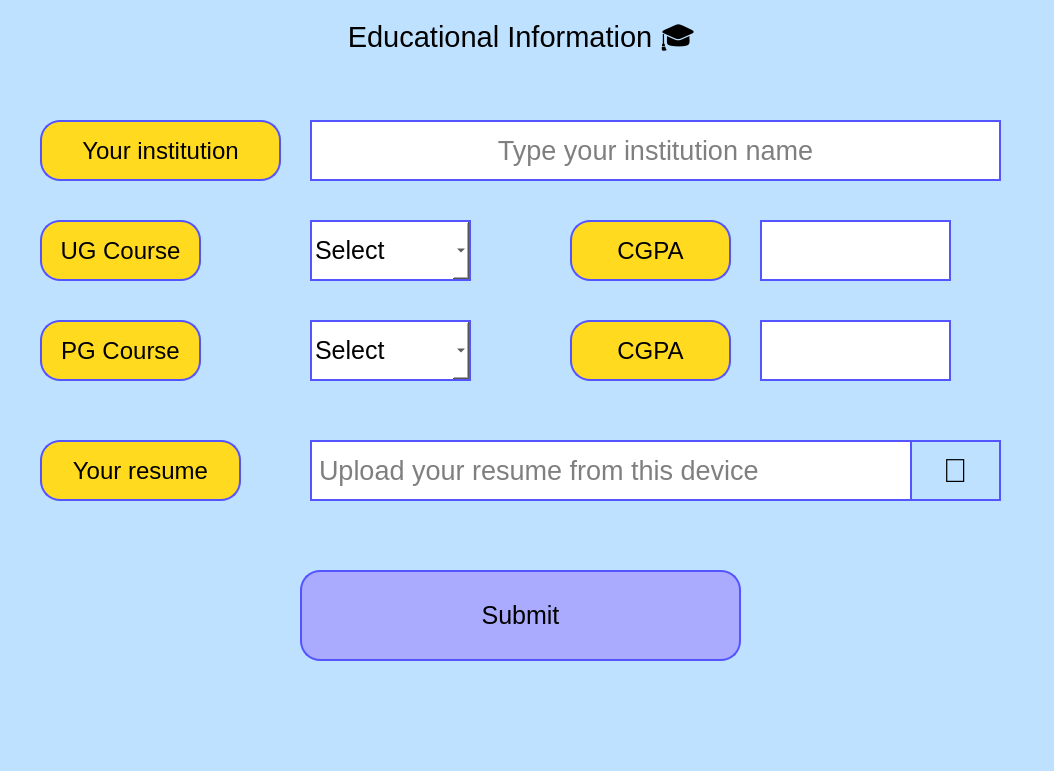
<?xml version="1.0" encoding="UTF-8"?>
<ui version="4.0">
 <class>MainWindow</class>
 <widget class="QMainWindow" name="MainWindow">
  <property name="geometry">
   <rect>
    <x>0</x>
    <y>0</y>
    <width>1054</width>
    <height>771</height>
   </rect>
  </property>
  <property name="font">
   <font>
    <weight>75</weight>
    <bold>true</bold>
    <kerning>true</kerning>
   </font>
  </property>
  <property name="windowTitle">
   <string>MainWindow</string>
  </property>
  <property name="styleSheet">
   <string notr="true">background-color: rgb(190, 225, 255)</string>
  </property>
  <widget class="QWidget" name="centralwidget">
   <widget class="QLabel" name="label_educational_information">
    <property name="geometry">
     <rect>
      <x>10</x>
      <y>10</y>
      <width>1031</width>
      <height>61</height>
     </rect>
    </property>
    <property name="font">
     <font>
      <pointsize>22</pointsize>
     </font>
    </property>
    <property name="text">
     <string>Educational Information 🎓 </string>
    </property>
    <property name="alignment">
     <set>Qt::AlignCenter</set>
    </property>
   </widget>
   <widget class="QLabel" name="label_institution">
    <property name="geometry">
     <rect>
      <x>40</x>
      <y>120</y>
      <width>241</width>
      <height>61</height>
     </rect>
    </property>
    <property name="font">
     <font>
      <pointsize>18</pointsize>
     </font>
    </property>
    <property name="styleSheet">
     <string notr="true">background-color:rgb(255, 218, 30);
border-radius:20px;
border:2px solid rgba(0,0,0,0);
border-color:rgb(85, 85, 255)</string>
    </property>
    <property name="text">
     <string>Your institution</string>
    </property>
    <property name="alignment">
     <set>Qt::AlignCenter</set>
    </property>
   </widget>
   <widget class="QLabel" name="label_UGCourse">
    <property name="geometry">
     <rect>
      <x>40</x>
      <y>220</y>
      <width>161</width>
      <height>61</height>
     </rect>
    </property>
    <property name="font">
     <font>
      <pointsize>18</pointsize>
     </font>
    </property>
    <property name="styleSheet">
     <string notr="true">background-color:rgb(255, 218, 30);
border-radius:20px;
border:2px solid rgba(0,0,0,0);
border-color:rgb(85, 85, 255)</string>
    </property>
    <property name="text">
     <string>UG Course</string>
    </property>
    <property name="alignment">
     <set>Qt::AlignCenter</set>
    </property>
   </widget>
   <widget class="QLabel" name="label_resume">
    <property name="geometry">
     <rect>
      <x>40</x>
      <y>440</y>
      <width>201</width>
      <height>61</height>
     </rect>
    </property>
    <property name="font">
     <font>
      <pointsize>18</pointsize>
     </font>
    </property>
    <property name="styleSheet">
     <string notr="true">background-color:rgb(255, 218, 30);
border-radius:20px;
border:2px solid rgba(0,0,0,0);
border-color:rgb(85, 85, 255)</string>
    </property>
    <property name="text">
     <string>Your resume</string>
    </property>
    <property name="alignment">
     <set>Qt::AlignCenter</set>
    </property>
   </widget>
   <widget class="QPushButton" name="pushButton_submit">
    <property name="geometry">
     <rect>
      <x>300</x>
      <y>570</y>
      <width>441</width>
      <height>91</height>
     </rect>
    </property>
    <property name="font">
     <font>
      <pointsize>19</pointsize>
     </font>
    </property>
    <property name="styleSheet">
     <string notr="true">background-color:rgb(170, 170, 255);
border-radius:20px;
border:2px solid rgba(0,0,0,0);
border-color:rgb(85, 85, 255);

</string>
    </property>
    <property name="text">
     <string>Submit</string>
    </property>
   </widget>
   <widget class="QComboBox" name="comboBox_input_UGCourse">
    <property name="geometry">
     <rect>
      <x>310</x>
      <y>220</y>
      <width>161</width>
      <height>61</height>
     </rect>
    </property>
    <property name="font">
     <font>
      <pointsize>19</pointsize>
     </font>
    </property>
    <property name="styleSheet">
     <string notr="true">background-color:rgb(255, 255, 255);
border:2px solid rgba(0,0,0,0);
border-color:rgb(85, 85, 255)</string>
    </property>
    <item>
     <property name="text">
      <string>Select</string>
     </property>
    </item>
    <item>
     <property name="text">
      <string>B .A</string>
     </property>
    </item>
    <item>
     <property name="text">
      <string>B .Com</string>
     </property>
    </item>
    <item>
     <property name="text">
      <string>B .Tech</string>
     </property>
    </item>
    <item>
     <property name="text">
      <string>BSc</string>
     </property>
    </item>
    <item>
     <property name="text">
      <string>B .Arch</string>
     </property>
    </item>
   </widget>
   <widget class="QLabel" name="label_ug_cgpa">
    <property name="geometry">
     <rect>
      <x>570</x>
      <y>220</y>
      <width>161</width>
      <height>61</height>
     </rect>
    </property>
    <property name="font">
     <font>
      <pointsize>18</pointsize>
     </font>
    </property>
    <property name="styleSheet">
     <string notr="true">background-color:rgb(255, 218, 30);
border-radius:20px;
border:2px solid rgba(0,0,0,0);
border-color:rgb(85, 85, 255)</string>
    </property>
    <property name="text">
     <string>CGPA</string>
    </property>
    <property name="alignment">
     <set>Qt::AlignCenter</set>
    </property>
   </widget>
   <widget class="QLabel" name="label_PGCourse">
    <property name="geometry">
     <rect>
      <x>40</x>
      <y>320</y>
      <width>161</width>
      <height>61</height>
     </rect>
    </property>
    <property name="font">
     <font>
      <pointsize>18</pointsize>
     </font>
    </property>
    <property name="styleSheet">
     <string notr="true">background-color:rgb(255, 218, 30);
border-radius:20px;
border:2px solid rgba(0,0,0,0);
border-color:rgb(85, 85, 255)</string>
    </property>
    <property name="text">
     <string>PG Course</string>
    </property>
    <property name="alignment">
     <set>Qt::AlignCenter</set>
    </property>
   </widget>
   <widget class="QComboBox" name="comboBox_input_PGCourse">
    <property name="geometry">
     <rect>
      <x>310</x>
      <y>320</y>
      <width>161</width>
      <height>61</height>
     </rect>
    </property>
    <property name="font">
     <font>
      <pointsize>19</pointsize>
     </font>
    </property>
    <property name="styleSheet">
     <string notr="true">background-color:rgb(255, 255, 255);
border:2px solid rgba(0,0,0,0);
border-color:rgb(85, 85, 255)</string>
    </property>
    <item>
     <property name="text">
      <string>Select</string>
     </property>
    </item>
    <item>
     <property name="text">
      <string>M .A</string>
     </property>
    </item>
    <item>
     <property name="text">
      <string>M .Com</string>
     </property>
    </item>
    <item>
     <property name="text">
      <string>M .Tech</string>
     </property>
    </item>
    <item>
     <property name="text">
      <string>MSc</string>
     </property>
    </item>
    <item>
     <property name="text">
      <string>MS</string>
     </property>
    </item>
   </widget>
   <widget class="QLabel" name="label_pg_cgpa">
    <property name="geometry">
     <rect>
      <x>570</x>
      <y>320</y>
      <width>161</width>
      <height>61</height>
     </rect>
    </property>
    <property name="font">
     <font>
      <pointsize>18</pointsize>
     </font>
    </property>
    <property name="styleSheet">
     <string notr="true">background-color:rgb(255, 218, 30);
border-radius:20px;
border:2px solid rgba(0,0,0,0);
border-color:rgb(85, 85, 255)</string>
    </property>
    <property name="text">
     <string>CGPA</string>
    </property>
    <property name="alignment">
     <set>Qt::AlignCenter</set>
    </property>
   </widget>
   <widget class="QLineEdit" name="lineEdit_input_institution">
    <property name="geometry">
     <rect>
      <x>310</x>
      <y>120</y>
      <width>691</width>
      <height>61</height>
     </rect>
    </property>
    <property name="font">
     <font>
      <pointsize>20</pointsize>
     </font>
    </property>
    <property name="styleSheet">
     <string notr="true">background-color:rgb(255, 255, 255);
padding:5px;
border:2px solid rgba(0,0,0,0);
border-color:rgb(85, 85, 255)</string>
    </property>
    <property name="alignment">
     <set>Qt::AlignCenter</set>
    </property>
    <property name="placeholderText">
     <string>Type your institution name</string>
    </property>
   </widget>
   <widget class="QLineEdit" name="lineEdit_input_resume">
    <property name="geometry">
     <rect>
      <x>310</x>
      <y>440</y>
      <width>691</width>
      <height>61</height>
     </rect>
    </property>
    <property name="font">
     <font>
      <pointsize>20</pointsize>
     </font>
    </property>
    <property name="styleSheet">
     <string notr="true">background-color:rgb(255, 255, 255);
padding:5px;
border:2px solid rgba(0,0,0,0);
border-color:rgb(85, 85, 255)</string>
    </property>
    <property name="alignment">
     <set>Qt::AlignLeading|Qt::AlignLeft|Qt::AlignVCenter</set>
    </property>
    <property name="placeholderText">
     <string>Upload your resume from this device</string>
    </property>
   </widget>
   <widget class="QLineEdit" name="lineEdit_input_pg_cgpa">
    <property name="geometry">
     <rect>
      <x>760</x>
      <y>320</y>
      <width>191</width>
      <height>61</height>
     </rect>
    </property>
    <property name="font">
     <font>
      <pointsize>20</pointsize>
     </font>
    </property>
    <property name="styleSheet">
     <string notr="true">background-color:rgb(255, 255, 255);
border:2px solid rgba(0,0,0,0);
border-color:rgb(85, 85, 255)</string>
    </property>
    <property name="alignment">
     <set>Qt::AlignCenter</set>
    </property>
   </widget>
   <widget class="QLineEdit" name="lineEdit_input_ug_cgpa">
    <property name="geometry">
     <rect>
      <x>760</x>
      <y>220</y>
      <width>191</width>
      <height>61</height>
     </rect>
    </property>
    <property name="font">
     <font>
      <pointsize>20</pointsize>
     </font>
    </property>
    <property name="styleSheet">
     <string notr="true">background-color:rgb(255, 255, 255);
border:2px solid rgba(0,0,0,0);
border-color:rgb(85, 85, 255)</string>
    </property>
    <property name="alignment">
     <set>Qt::AlignCenter</set>
    </property>
   </widget>
   <widget class="QPushButton" name="pushButton_folder">
    <property name="geometry">
     <rect>
      <x>910</x>
      <y>440</y>
      <width>91</width>
      <height>61</height>
     </rect>
    </property>
    <property name="font">
     <font>
      <pointsize>25</pointsize>
     </font>
    </property>
    <property name="styleSheet">
     <string notr="true">padding:5px;
border:2px solid rgba(0,0,0,0);
border-color:rgb(85, 85, 255)</string>
    </property>
    <property name="text">
     <string>📂</string>
    </property>
   </widget>
  </widget>
  <widget class="QMenuBar" name="menubar">
   <property name="geometry">
    <rect>
     <x>0</x>
     <y>0</y>
     <width>1054</width>
     <height>26</height>
    </rect>
   </property>
  </widget>
  <widget class="QStatusBar" name="statusbar"/>
 </widget>
 <resources/>
 <connections/>
</ui>
